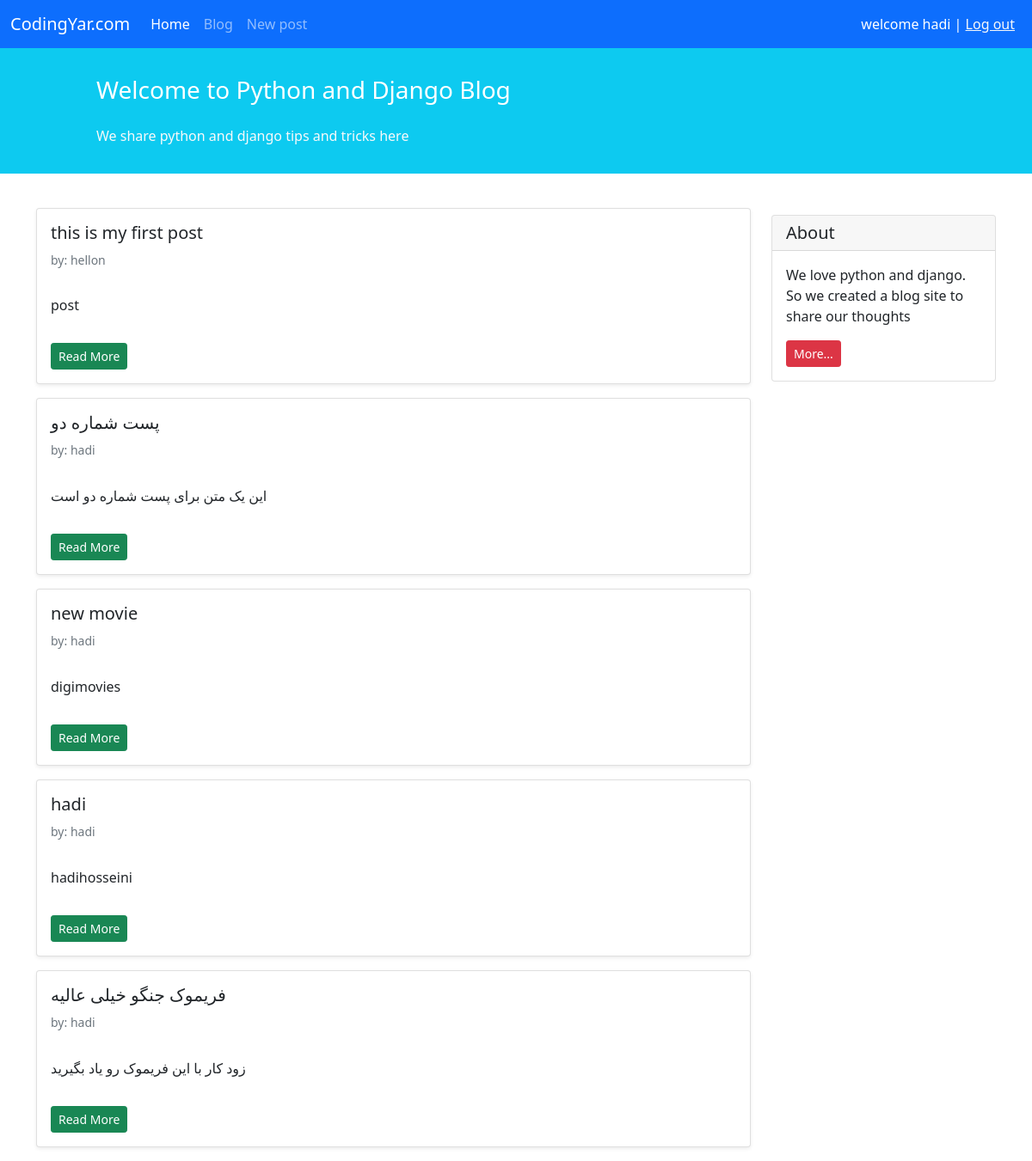
Page /blog/ (signed in) on the committed database.
### blog/models.py (models this page shows, shortened)
class Post(models.Model):
    STATUS_CHOICES = (
        ('pub', 'published'),
        ('drf', 'draft'),
    )
    title = models.CharField(max_length=100)
    text = models.TextField()
    author = models.ForeignKey('auth.User', on_delete=models.CASCADE)
    datatime_created = models.DateTimeField(auto_now_add=True)
    datetime_modified = models.DateTimeField(auto_now=True)
    status = models.CharField(choices=STATUS_CHOICES, max_length=4)

### blog/views.py (the view)
# urls.py: path('', views.PostListView.as_view(), name='posts_list'),
class PostListView(generic.ListView):
    template_name = 'blog/posts_list.html'
    context_object_name = 'posts_list'
    def get_queryset(self):
        return Post.objects.filter(status='pub').order_by('-datetime_modified')

### blog/templates/blog/posts_list.html (shortened to what this page needs)
{% extends '_base.html' %}
{% block content %}
    <div class="container mt-4">
        <div class="row">
            <div class="col-9">
                {% for post in posts_list %}
                    <div class="card shadow-sm my-3">
                        <div class="card-body">
                            <h5 class="card-title">{{ post.title }}</h5>
                            <h6 class="card-subtitle mb-2 text-muted small py-2">by: {{ post.author }}</h6>
                            <p class="card-text py-3">
                                {{ post.text }}
                            </p>
                            <a href="{% url 'post_detail' post.id %}" class="btn btn-sm btn-success">Read More</a>
                        </div>
                    </div>
                {% endfor %}
            </div>
            <div class="col-3">
                <div class="card my-4">
                    <h5 class="card-header">About</h5>
                    <div class="card-body">
                        <p class="card-text">We love python and django. So we created a blog site to share our
                            thoughts</p>
                        <a href="#"
                           class="btn btn-sm btn-danger">
                            More...
                        </a>
                    </div>
                </div>
            </div>
        </div>
    </div>
{% endblock content %}

### templates/_base.html (shortened to what this page needs)
<!doctype html>
<html lang="en">
<head>
    <link href="https://cdn.jsdelivr.net/npm/bootstrap@5.1.3/dist/css/bootstrap.min.css" rel="stylesheet"
>
</head>
<body>
<nav class="navbar navbar-expand-lg navbar-dark bg-primary">
    <div class="container-fluid">
        <a class="navbar-brand" href="#">CodingYar.com</a>
        <div class="collapse navbar-collapse" id="navbarNavAltMarkup">
            <div class="navbar-nav">
                <a class="nav-link active" aria-current="page" href="{% url 'posts_list' %}">Home</a>
                <a class="nav-link" href="{% url 'posts_list' %}">Blog</a>
                <a class="nav-link" href="{% url 'post_create' %}">New post</a>
            </div>
        </div>
        <div class="mx-2 text-white">
            {% if user.is_authenticated %}
                welcome {{ user.username }} | <a class="text-light" href="{% url 'logout' %}">Log out</a>
            {% else %}
                <a class="text-light" href="{% url 'login' %}">Log in</a> |  <a class="text-light" href="{% url 'signup' %}">SignUp</a>
            {% endif %}
        </div>
    </div>
</nav>
<div class="container-fluid bg-info">
    <div class="row py-3">
        <div class="col-md-8 col-md-10 mx-auto">
            <h3 class="my-4 mt-3 text-white">Welcome to Python and Django Blog</h3>
            <p class="text-light">We share python and django tips and tricks here</p>
        </div>
    </div>
</div>
{% block content %}
{% endblock %}
</body>
</html>

### rows in the picture
Post: title "this is my first post", author "hellon", text "post"
Post: title "پست شماره دو", author "hadi", text "این یک متن برای پست شماره دو است"
Post: title "new movie", author "hadi", text "digimovies"
Post: title "hadi", author "hadi", text "hadihosseini"
Post: title "فریموک جنگو خیلی عالیه", author "hadi", text "زود کار با این فریموک رو یاد بگیرید"

### other values in the picture
{{ user.username }} "hadi"
